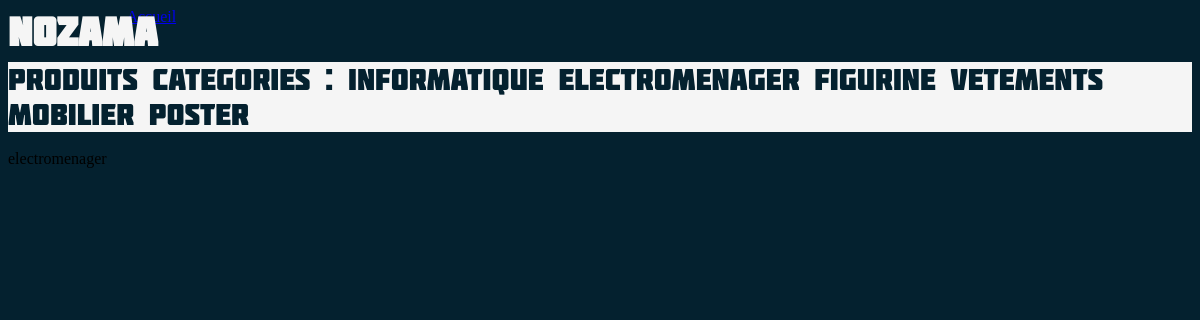
The app's page /produits.php?c=electromenager, older data.
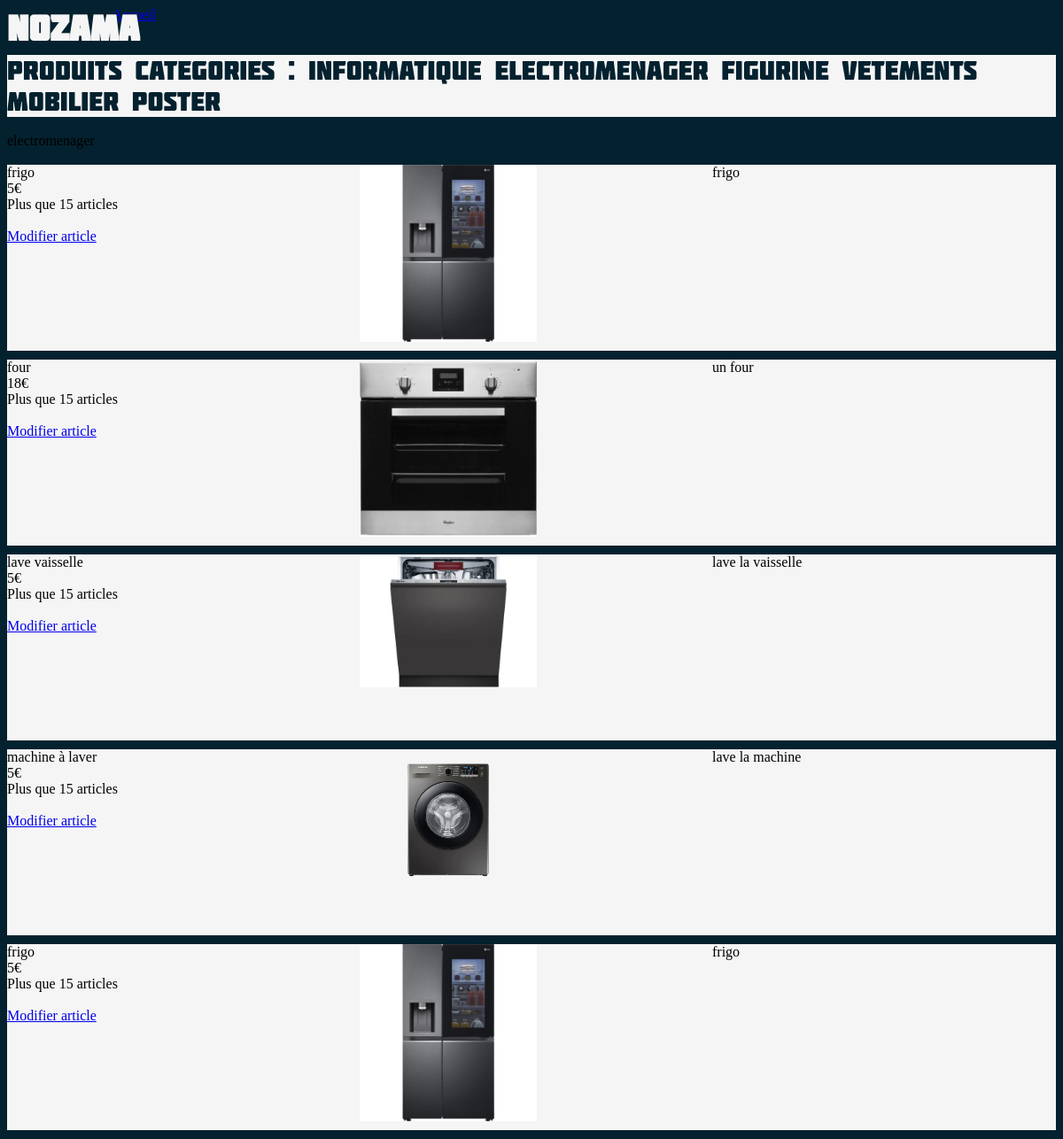
The same page, newer data.
### tables this page shows
CREATE TABLE Articles(
    idArticle INT AUTO_INCREMENT PRIMARY KEY,
    nomArticle VARCHAR(128) NOT NULL,
    descriptif TEXT NOT NULL,
    prix FLOAT NOT NULL,
    img VARCHAR(255),
    idVendeur INT,
    stock INT,
    categorie ENUM('informatique', 'electromenager', 'figurine', 'vetement', 'mobilier', 'poster'),
    FOREIGN KEY (idVendeur) REFERENCES Membres(idMembre) 
    );

### produits.php (the view, shortened to what this page needs)
<?php
    require_once 'config.php';
    $host = "http://localhost:8000/";
    $categorie = $_GET['c'];
			$requete = "SELECT idArticle, nomArticle, descriptif, prix, img, stock FROM Articles where categorie='$categorie'";
		    $resultat = $connexion->prepare($requete);
		    $resultat->execute();
?>
<!DOCTYPE html>
<html>
    <head>
        <link rel="stylesheet" type="text/css" href="<?=$host?>css/categories.css">
    </head>
    <body>
        <div class="logo" onclick="goHomepage()"><strong>NOZAMA</strong> </div>
            <a id = 'accueil' href="index.php">Accueil</a>
            <br>
            <br>
            <br>
            <div id = "categories">
            	 Produits
            Categories :
            <a class ="c" href =http://localhost:8000/produits.php?c=informatique>Informatique</a>
            <a class ="c" href = http://localhost:8000/produits.php?c=electromenager>Electromenager</a>
            <a class ="c"  href = http://localhost:8000/produits.php?c=figurine>figurine</a>
            <a class ="c" href = http://localhost:8000/produits.php?c=vetements>Vetements</a>
            <a class ="c" href = http://localhost:8000/produits.php?c=mobilier>Mobilier</a>
            <a class ="c" href = http://localhost:8000/produits.php?c=poster>Poster</a>
            </div>
            <br>
            <div class="texte">
             <?php
            	echo $categorie ;
                 echo "<br>";
                 ?>
                 </div>
             <?php
			 echo "<br>";
            while($ligne = $resultat->fetch()) {
               $image = "photos/".$ligne['img'];
                echo "<div class = 'affiche'>";
                echo "<div class = 'box1'>";
                echo $ligne['nomArticle'];
                echo "<br>";
                echo $ligne['prix']."€";
                echo "<br>";
                echo "Plus que ".$ligne['stock']." articles";
                echo "<br>";
                echo "<br>";
                echo "<a href='produit.php?id=".$ligne['idArticle'].">< button id='ajouter' > Modifier article </button></a>";
                echo "</div>";
                echo "<div class = 'box2'>";
                echo "<img src='$image' class='image' alt='$image' />";
                echo "</div>";
                echo "<div class = 'box3'>";
                echo $ligne['descriptif'];
                echo "</div>";
                echo "</div>";
            }
            ?>
    </body>
</html>

Row changes from the older to the newer data that the page shows:
now on this page (row edited): articles: nomArticle "frigo", prix "5", stock "15", img (picture), descriptif "frigo"
added articles: nomArticle "four", prix "18", stock "15", img (picture), descriptif "un four"
added articles: nomArticle "lave vaisselle", prix "5", stock "15", img (picture), descriptif "lave la vaisselle"
added articles: nomArticle "machine à laver", prix "5", stock "15", img (picture), descriptif "lave la machine"
added articles: nomArticle "frigo", prix "5", stock "15", img (picture), descriptif "frigo"
